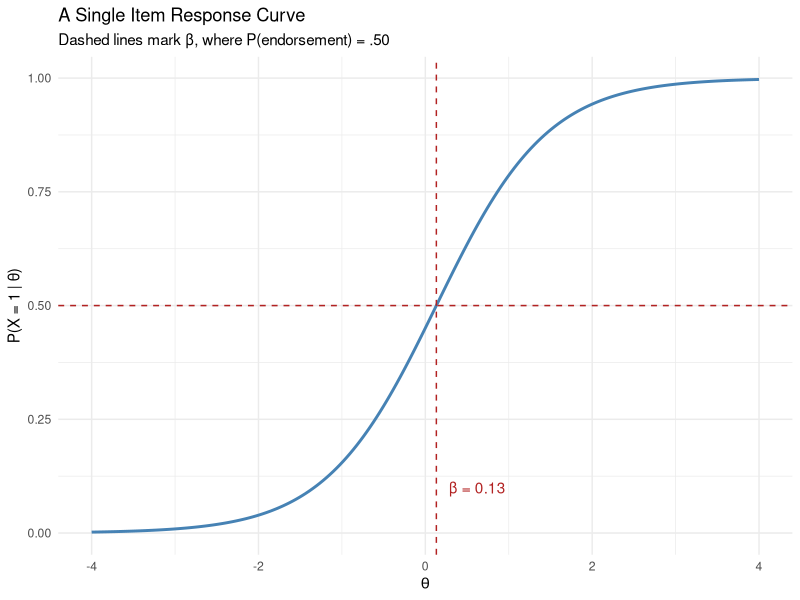
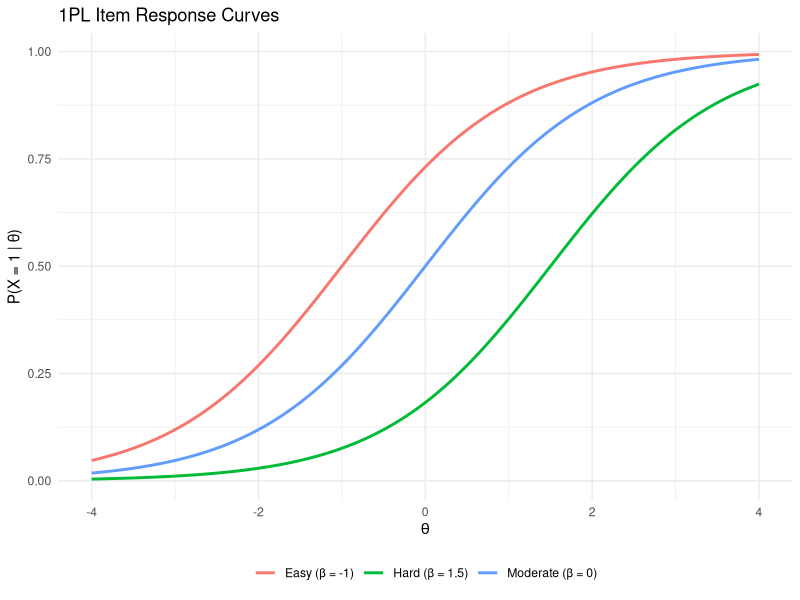
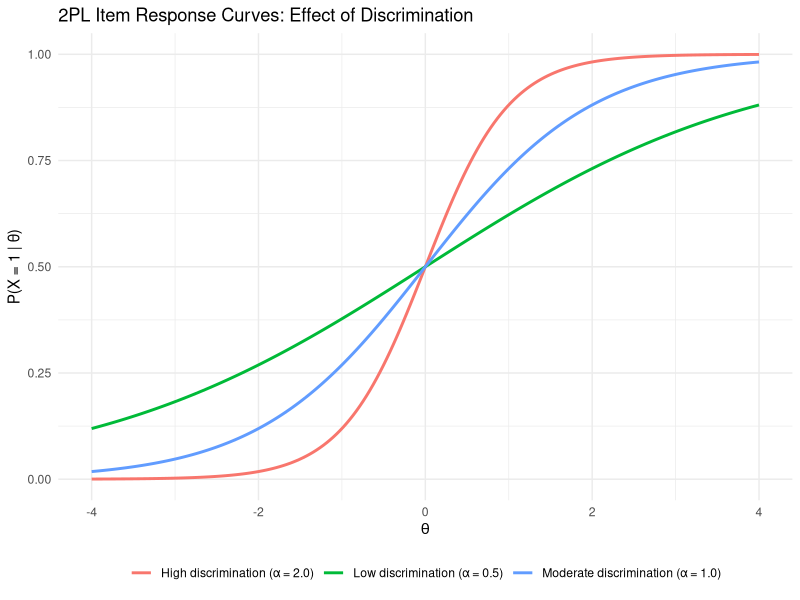
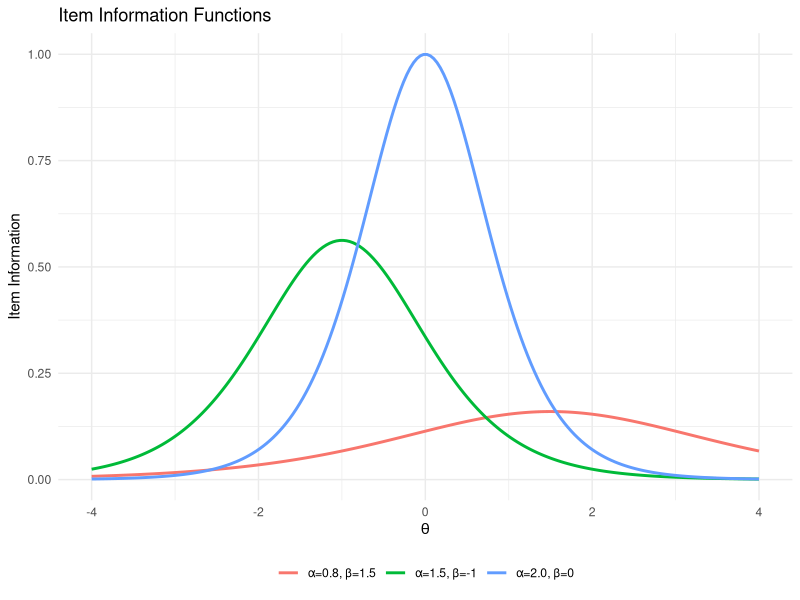
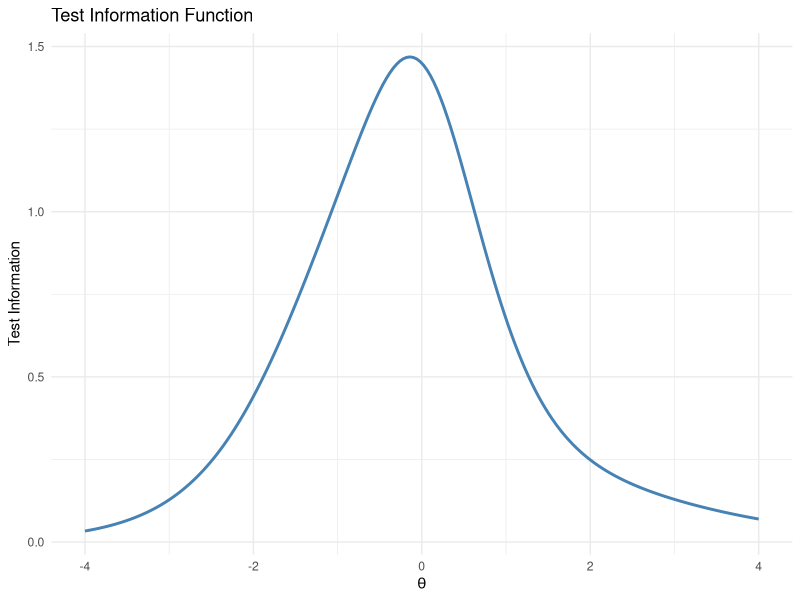
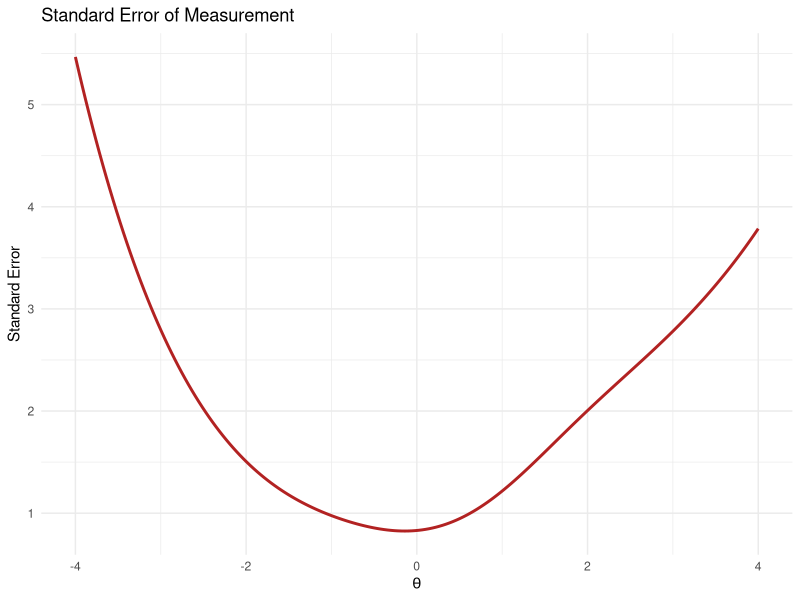

The R script that drew these images, in order:
## ---- chunk 1
library(ggplot2)
## ---- chunk 2
p_item  <- 0.533                     # empirical endorsement rate of LSAT item 3
beta    <- qlogis(p_item)            # rough beta estimate (= 0.21)
alpha   <- 1.5                       # arbitrary alpha for illustration

theta   <- seq(-4, 4, length.out = 200)
p       <- exp(alpha * (theta - beta)) / (1 + exp(alpha * (theta - beta)))
irc_df  <- data.frame(theta = theta, prob = p)

ggplot(irc_df, aes(x = theta, y = prob)) +
  geom_line(linewidth = 1, color = "steelblue") +
  geom_vline(xintercept = beta, linetype = "dashed", color = "firebrick") +
  geom_hline(yintercept = 0.5,  linetype = "dashed", color = "firebrick") +
  annotate("text", x = beta + 0.15, y = 0.1,
           label = paste0("β = ", round(beta, 2)), color = "firebrick", hjust = 0) +
  labs(
    x        = expression(theta),
    y        = "P(X = 1 | θ)",
    title    = "A Single Item Response Curve",
    subtitle = "Dashed lines mark β, where P(endorsement) = .50"
  ) +
  theme_minimal()
## ---- chunk 3
theta <- seq(-4, 4, length.out = 200)
beta_vals <- c(-1, 0, 1.5)
labels <- c("Easy (β = -1)", "Moderate (β = 0)", "Hard (β = 1.5)")

irc_1pl <- do.call(rbind, lapply(seq_along(beta_vals), function(i) {
  p <- exp(theta - beta_vals[i]) / (1 + exp(theta - beta_vals[i]))
  data.frame(theta = theta, prob = p, item = labels[i])
}))

ggplot(irc_1pl, aes(x = theta, y = prob, color = item)) +
  geom_line(linewidth = 1) +
  labs(x = expression(theta), y = "P(X = 1 | θ)",
       title = "1PL Item Response Curves", color = NULL) +
  theme_minimal() +
  theme(legend.position = "bottom")
## ---- chunk 4
alpha_vals <- c(0.5, 1.0, 2.0)
beta_fixed <- 0
labels_a <- c("Low discrimination (α = 0.5)",
               "Moderate discrimination (α = 1.0)",
               "High discrimination (α = 2.0)")

irc_2pl <- do.call(rbind, lapply(seq_along(alpha_vals), function(i) {
  p <- exp(alpha_vals[i] * (theta - beta_fixed)) /
       (1 + exp(alpha_vals[i] * (theta - beta_fixed)))
  data.frame(theta = theta, prob = p, item = labels_a[i])
}))

ggplot(irc_2pl, aes(x = theta, y = prob, color = item)) +
  geom_line(linewidth = 1) +
  labs(x = expression(theta), y = "P(X = 1 | θ)",
       title = "2PL Item Response Curves: Effect of Discrimination", color = NULL) +
  theme_minimal() +
  theme(legend.position = "bottom")
## ---- chunk 5
items <- list(
  list(alpha = 1.5, beta = -1,   label = "α=1.5, β=-1"),
  list(alpha = 2.0, beta =  0,   label = "α=2.0, β=0"),
  list(alpha = 0.8, beta =  1.5, label = "α=0.8, β=1.5")
)

info_data <- do.call(rbind, lapply(items, function(it) {
  p  <- exp(it$alpha * (theta - it$beta)) /
        (1 + exp(it$alpha * (theta - it$beta)))
  ii <- it$alpha^2 * p * (1 - p)
  data.frame(theta = theta, info = ii, item = it$label)
}))

ggplot(info_data, aes(x = theta, y = info, color = item)) +
  geom_line(linewidth = 1) +
  labs(x = expression(theta), y = "Item Information",
       title = "Item Information Functions", color = NULL) +
  theme_minimal() +
  theme(legend.position = "bottom")
## ---- chunk 6
tinfo <- aggregate(info ~ theta, data = info_data, FUN = sum)
tinfo$se <- 1 / sqrt(tinfo$info)

p_info <- ggplot(tinfo, aes(x = theta, y = info)) +
  geom_line(linewidth = 1, color = "steelblue") +
  labs(x = expression(theta), y = "Test Information",
       title = "Test Information Function") +
  theme_minimal()

p_se <- ggplot(tinfo, aes(x = theta, y = se)) +
  geom_line(linewidth = 1, color = "firebrick") +
  labs(x = expression(theta), y = "Standard Error",
       title = "Standard Error of Measurement") +
  theme_minimal()

print(p_info)
print(p_se)
